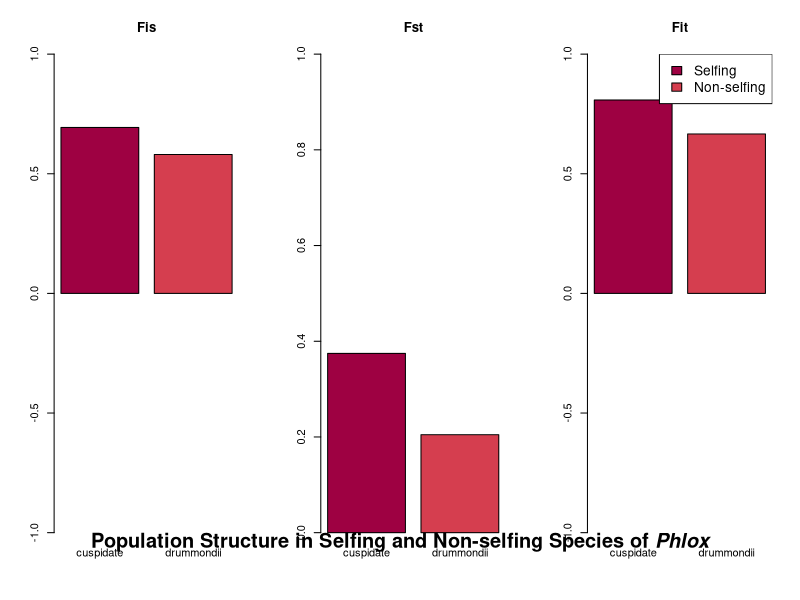

Write the R code that produced this figure.
# Gates Dupont  #
# 4100 Prelim 2 #
# F18           #
# # # # # # # # #

library(RColorBrewer)


#----Setting up populations----
cuspidate = data.frame(
  subpop = 1:43,
  p = c(rep(1,40), 0.49, 0.83, 0.91), # allele frequency
  H0 = c(rep(0,40), 0.17, 0.06, 0.06)
)

drummondii = data.frame(
  subpop = 1:73,
  p = c(rep(1, 66), 0.86, 0.8, 0.7, 0.96, 0.96, 0.73, 0.91),
  H0 = c(rep(0, 66), 0.06, 0.12, 0.2, 0.03, 0.09, 0.15, 0.06)
)

#------------------------------------QUESTION 2a------------------------------------

#----Calculating expected H----
cuspidate$He = 2 * cuspidate$p * (1-cuspidate$p)
drummondii$He = 2 * drummondii$p * (1-drummondii$p)
# Could also do equation 6 on review guide?

#----H stats for each pop----
H0.c = mean(cuspidate$H0) # Observed H
Hs.c = mean(cuspidate$He) # Metapopulation (total) expected H
p.bar.c = mean(cuspidate$p)
Ht.c = 2 * p.bar.c * (1-p.bar.c)
#Ht.c.old = mean(2*(cuspidate$p^2)) # Subpopulation expected H ------------Not sure this is right

H0.d = mean(drummondii$H0) 
Hs.d = mean(drummondii$He)
p.bar.d = mean(drummondii$p)
Ht.d = 2 * p.bar.d * (1-p.bar.d)
#Ht.d.old = mean(2*(drummondii$p^2))

#----cuspidate F stats----
Fis.c = 1 - (H0.c / Hs.c) # Within-subpop H
Fst.c = 1 - (Hs.c / Ht.c) # Metapop H
Fit.c = 1 - (H0.c / Ht.c) # Total / at both levels
Fit.c.check = Fis.c + Fst.c - Fis.c * Fst.c # Math check

#----drummondii F stats----
Fis.d = 1 - (H0.d / Hs.d)
Fst.d = 1 - (Hs.d / Ht.d)
Fit.d = 1 - (H0.d / Ht.d)
Fit.d.check = Fis.d + Fst.d - Fis.d * Fst.d 

#----plotting----
par(mfrow=c(1,3))
barplot(c(Fis.c, Fis.d), names.arg = c("cuspidate", "drummondii"), main="Fis", ylim=c(-1,1), col = brewer.pal(n = 10, name = 'Spectral'))
barplot(c(Fst.c, Fst.d), names.arg = c("cuspidate", "drummondii"), main="Fst", ylim=c(0,1), col =  brewer.pal(n = 10, name = 'Spectral'))
barplot(c(Fit.c, Fit.d), names.arg = c("cuspidate", "drummondii"), main="Fit", ylim=c(-1,1), col =  brewer.pal(n = 10, name = 'Spectral'))
legend("topright",  fill = brewer.pal(n = 10, name = 'Spectral')[1:2], legend = c("Selfing", "Non-selfing"), cex=1.25)
mtext(expression(paste(bold("Population Structure in Selfing and Non-selfing Species of"), bolditalic(" Phlox"))), 
      side = 3, line = -42, outer = TRUE, cex=1.2)
dev.off()

#------------------------------------QUESTION 2b------------------------------------

#----Calculating Nem----
Ne_m.d = 0.25*((1/Fst.d)-1)
Ne_m.d2 = (1-Fst.d)/(4*Fst.d)

#------------------------------------QUESTION 2c------------------------------------

#----Calculating Ne----
Ne.d = Ne_m.d/0.1

#------------------------------------QUESTION 2d------------------------------------

#----Calculating Ne----
Ne.d.2 = Ne_m.d/(0.1*10)
